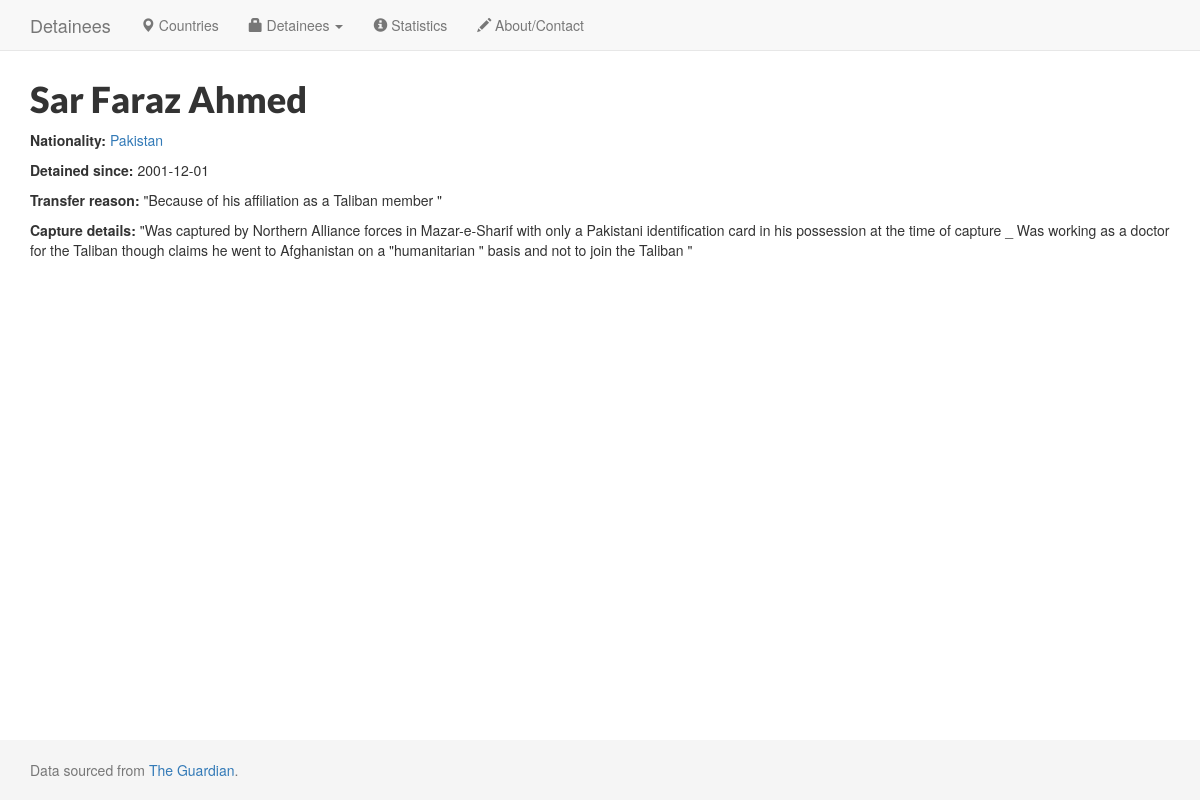
/detainee/US9PK-000113DP, run on the app's committed database.
### app.py (models this page shows)
class Detainee(Model):
    country = ForeignKeyField(Country, related_name='detainees', to_field='iso', db_column='iso')
    name = CharField()
    isn = CharField(primary_key=True)
    nationality = CharField()
    iso = CharField()
    arrival_date = CharField()
    transfer_reason = CharField()
    capture_details = CharField()
    class Meta:
        database = db
        db_table = 'detainees'

class Country(Model):
    name = CharField()
    iso = CharField(primary_key=True)
    class Meta:
        database = db
        db_table = 'countries'

### app.py (the view)
@app.route('/detainee/<isn>')
def show_detainee(isn):
    detainee = Detainee.get(Detainee.isn == isn)
    return render_template('detainee.html', detainee=detainee)

### templates/detainee.html
{% extends "layout.html" %}
{% block content %}
  <h1>{{ detainee.name.title() }}</h1>
  <p><strong>Nationality:</strong> <a href="{{ url_for('.show_country', abbreviation=detainee.country.iso) }}">{{ detainee.country.name }}</a></p>
  <p><strong>Detained since:</strong> {{ detainee.arrival_date }}</p>
  <p><strong>Transfer reason:</strong> {{ detainee.transfer_reason }}</p>
  <p><strong>Capture details:</strong> {{ detainee.capture_details }}</p>
{% endblock %}

### templates/layout.html (style rules this page uses)
html { position: relative; min-height: 100%; }
h1, h2, h3, h4, h5, h6 { font-family: 'Lato', sans-serif; font-weight: 900; }
body { margin-bottom: 60px; }

### data on the page
Detainee: name "Sar Faraz Ahmed", arrival_date "2001-12-01", transfer_reason "\"Because of his affiliation as a Taliban member \"", capture_details "\"Was captured by Northern Alliance forces in Mazar-e-Sharif with only a Pakistani identification card in his possession at the time of capture _ Was working as a doctor for the Taliban though claims he went to Afghanistan on a \"humanitarian \" basis and not to join the Taliban \""
Country: country.name "Pakistan"
